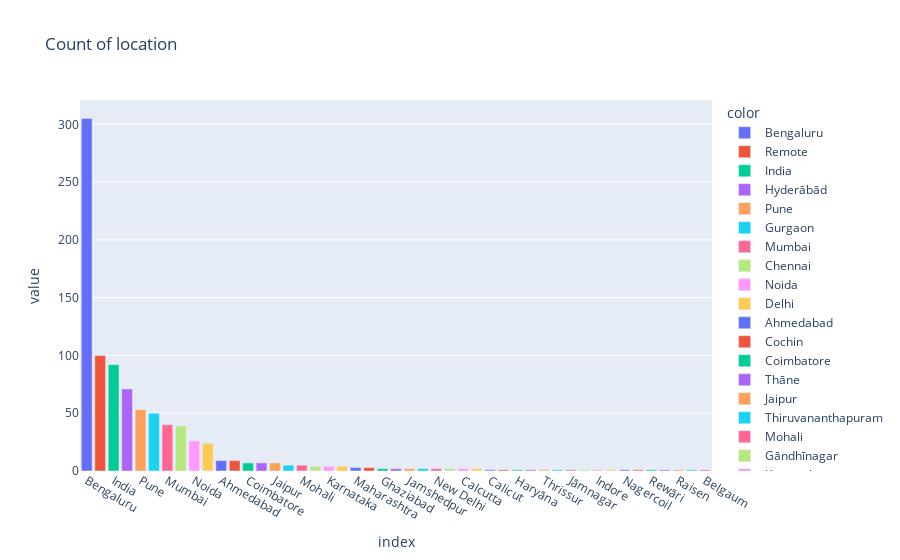

Notebook cell for this chart:
### Code cell
fig = px.bar(data["location"].value_counts(), title="Count of location", color=data["location"].value_counts().index)
fig.show()

### Figure 1 — Plotly figure (JSON) as saved in the notebook; plotly's stock layout.template omitted (floating-point values rounded to 4 significant figures)
{"data": [{"alignmentgroup": "True", "hovertemplate": "color=Bengaluru<br>index=%{x}<br>value=%{y}<extra></extra>", "legendgroup": "Bengaluru", "marker": {"color": "#636efa", "pattern": {"shape": ""}}, "name": "Bengaluru", "offsetgroup": "Bengaluru", "orientation": "v", "showlegend": true, "textposition": "auto", "type": "bar", "x": ["Bengaluru"], "xaxis": "x", "y": [305], "yaxis": "y"}, {"alignmentgroup": "True", "hovertemplate": "color=Remote<br>index=%{x}<br>value=%{y}<extra></extra>", "legendgroup": "Remote", "marker": {"color": "#EF553B", "pattern": {"shape": ""}}, "name": "Remote", "offsetgroup": "Remote", "orientation": "v", "showlegend": true, "textposition": "auto", "type": "bar", "x": ["Remote"], "xaxis": "x", "y": [100], "yaxis": "y"}, {"alignmentgroup": "True", "hovertemplate": "color=India<br>index=%{x}<br>value=%{y}<extra></extra>", "legendgroup": "India", "marker": {"color": "#00cc96", "pattern": {"shape": ""}}, "name": "India", "offsetgroup": "India", "orientation": "v", "showlegend": true, "textposition": "auto", "type": "bar", "x": ["India"], "xaxis": "x", "y": [92], "yaxis": "y"}, {"alignmentgroup": "True", "hovertemplate": "color=Hyderābād<br>index=%{x}<br>value=%{y}<extra></extra>", "legendgroup": "Hyderābād", "marker": {"color": "#ab63fa", "pattern": {"shape": ""}}, "name": "Hyderābād", "offsetgroup": "Hyderābād", "orientation": "v", "showlegend": true, "textposition": "auto", "type": "bar", "x": ["Hyderābād"], "xaxis": "x", "y": [71], "yaxis": "y"}, {"alignmentgroup": "True", "hovertemplate": "color=Pune<br>index=%{x}<br>value=%{y}<extra></extra>", "legendgroup": "Pune", "marker": {"color": "#FFA15A", "pattern": {"shape": ""}}, "name": "Pune", "offsetgroup": "Pune", "orientation": "v", "showlegend": true, "textposition": "auto", "type": "bar", "x": ["Pune"], "xaxis": "x", "y": [53], "yaxis": "y"}, {"alignmentgroup": "True", "hovertemplate": "color=Gurgaon<br>index=%{x}<br>value=%{y}<extra></extra>", "legendgroup": "Gurgaon", "marker": {"color": "#19d3f3", "pattern": {"shape": ""}}, "name": "Gurgaon", "offsetgroup": "Gurgaon", "orientation": "v", "showlegend": true, "textposition": "auto", "type": "bar", "x": ["Gurgaon"], "xaxis": "x", "y": [50], "yaxis": "y"}, {"alignmentgroup": "True", "hovertemplate": "color=Mumbai<br>index=%{x}<br>value=%{y}<extra></extra>", "legendgroup": "Mumbai", "marker": {"color": "#FF6692", "pattern": {"shape": ""}}, "name": "Mumbai", "offsetgroup": "Mumbai", "orientation": "v", "showlegend": true, "textposition": "auto", "type": "bar", "x": ["Mumbai"], "xaxis": "x", "y": [40], "yaxis": "y"}, {"alignmentgroup": "True", "hovertemplate": "color=Chennai<br>index=%{x}<br>value=%{y}<extra></extra>", "legendgroup": "Chennai", "marker": {"color": "#B6E880", "pattern": {"shape": ""}}, "name": "Chennai", "offsetgroup": "Chennai", "orientation": "v", "showlegend": true, "textposition": "auto", "type": "bar", "x": ["Chennai"], "xaxis": "x", "y": [39], "yaxis": "y"}, {"alignmentgroup": "True", "hovertemplate": "color=Noida<br>index=%{x}<br>value=%{y}<extra></extra>", "legendgroup": "Noida", "marker": {"color": "#FF97FF", "pattern": {"shape": ""}}, "name": "Noida", "offsetgroup": "Noida", "orientation": "v", "showlegend": true, "textposition": "auto", "type": "bar", "x": ["Noida"], "xaxis": "x", "y": [26], "yaxis": "y"}, {"alignmentgroup": "True", "hovertemplate": "color=Delhi<br>index=%{x}<br>value=%{y}<extra></extra>", "legendgroup": "Delhi", "marker": {"color": "#FECB52", "pattern": {"shape": ""}}, "name": "Delhi", "offsetgroup": "Delhi", "orientation": "v", "showlegend": true, "textposition": "auto", "type": "bar", "x": ["Delhi"], "xaxis": "x", "y": [24], "yaxis": "y"}, {"alignmentgroup": "True", "hovertemplate": "color=Ahmedabad<br>index=%{x}<br>value=%{y}<extra></extra>", "legendgroup": "Ahmedabad", "marker": {"color": "#636efa", "pattern": {"shape": ""}}, "name": "Ahmedabad", "offsetgroup": "Ahmedabad", "orientation": "v", "showlegend": true, "textposition": "auto", "type": "bar", "x": ["Ahmedabad"], "xaxis": "x", "y": [9], "yaxis": "y"}, {"alignmentgroup": "True", "hovertemplate": "color=Cochin<br>index=%{x}<br>value=%{y}<extra></extra>", "legendgroup": "Cochin", "marker": {"color": "#EF553B", "pattern": {"shape": ""}}, "name": "Cochin", "offsetgroup": "Cochin", "orientation": "v", "showlegend": true, "textposition": "auto", "type": "bar", "x": ["Cochin"], "xaxis": "x", "y": [9], "yaxis": "y"}, {"alignmentgroup": "True", "hovertemplate": "color=Coimbatore<br>index=%{x}<br>value=%{y}<extra></extra>", "legendgroup": "Coimbatore", "marker": {"color": "#00cc96", "pattern": {"shape": ""}}, "name": "Coimbatore", "offsetgroup": "Coimbatore", "orientation": "v", "showlegend": true, "textposition": "auto", "type": "bar", "x": ["Coimbatore"], "xaxis": "x", "y": [7], "yaxis": "y"}, {"alignmentgroup": "True", "hovertemplate": "color=Thāne<br>index=%{x}<br>value=%{y}<extra></extra>", "legendgroup": "Thāne", "marker": {"color": "#ab63fa", "pattern": {"shape": ""}}, "name": "Thāne", "offsetgroup": "Thāne", "orientation": "v", "showlegend": true, "textposition": "auto", "type": "bar", "x": ["Thāne"], "xaxis": "x", "y": [7], "yaxis": "y"}, {"alignmentgroup": "True", "hovertemplate": "color=Jaipur<br>index=%{x}<br>value=%{y}<extra></extra>", "legendgroup": "Jaipur", "marker": {"color": "#FFA15A", "pattern": {"shape": ""}}, "name": "Jaipur", "offsetgroup": "Jaipur", "orientation": "v", "showlegend": true, "textposition": "auto", "type": "bar", "x": ["Jaipur"], "xaxis": "x", "y": [7], "yaxis": "y"}, {"alignmentgroup": "True", "hovertemplate": "color=Thiruvananthapuram<br>index=%{x}<br>value=%{y}<extra></extra>", "legendgroup": "Thiruvananthapuram", "marker": {"color": "#19d3f3", "pattern": {"shape": ""}}, "name": "Thiruvananthapuram", "offsetgroup": "Thiruvananthapuram", "orientation": "v", "showlegend": true, "textposition": "auto", "type": "bar", "x": ["Thiruvananthapuram"], "xaxis": "x", "y": [5], "yaxis": "y"}, {"alignmentgroup": "True", "hovertemplate": "color=Mohali<br>index=%{x}<br>value=%{y}<extra></extra>", "legendgroup": "Mohali", "marker": {"color": "#FF6692", "pattern": {"shape": ""}}, "name": "Mohali", "offsetgroup": "Mohali", "orientation": "v", "showlegend": true, "textposition": "auto", "type": "bar", "x": ["Mohali"], "xaxis": "x", "y": [5], "yaxis": "y"}, {"alignmentgroup": "True", "hovertemplate": "color=Gāndhīnagar<br>index=%{x}<br>value=%{y}<extra></extra>", "legendgroup": "Gāndhīnagar", "marker": {"color": "#B6E880", "pattern": {"shape": ""}}, "name": "Gāndhīnagar", "offsetgroup": "Gāndhīnagar", "orientation": "v", "showlegend": true, "textposition": "auto", "type": "bar", "x": ["Gāndhīnagar"], "xaxis": "x", "y": [4], "yaxis": "y"}, {"alignmentgroup": "True", "hovertemplate": "color=Karnataka<br>index=%{x}<br>value=%{y}<extra></extra>", "legendgroup": "Karnataka", "marker": {"color": "#FF97FF", "pattern": {"shape": ""}}, "name": "Karnataka", "offsetgroup": "Karnataka", "orientation": "v", "showlegend": true, "textposition": "auto", "type": "bar", "x": ["Karnataka"], "xaxis": "x", "y": [4], "yaxis": "y"}, {"alignmentgroup": "True", "hovertemplate": "color=Chandigarh<br>index=%{x}<br>value=%{y}<extra></extra>", "legendgroup": "Chandigarh", "marker": {"color": "#FECB52", "pattern": {"shape": ""}}, "name": "Chandigarh", "offsetgroup": "Chandigarh", "orientation": "v", "showlegend": true, "textposition": "auto", "type": "bar", "x": ["Chandigarh"], "xaxis": "x", "y": [4], "yaxis": "y"}, {"alignmentgroup": "True", "hovertemplate": "color=Maharashtra<br>index=%{x}<br>value=%{y}<extra></extra>", "legendgroup": "Maharashtra", "marker": {"color": "#636efa", "pattern": {"shape": ""}}, "name": "Maharashtra", "offsetgroup": "Maharashtra", "orientation": "v", "showlegend": true, "textposition": "auto", "type": "bar", "x": ["Maharashtra"], "xaxis": "x", "y": [3], "yaxis": "y"}, {"alignmentgroup": "True", "hovertemplate": "color=Udaipur<br>index=%{x}<br>value=%{y}<extra></extra>", "legendgroup": "Udaipur", "marker": {"color": "#EF553B", "pattern": {"shape": ""}}, "name": "Udaipur", "offsetgroup": "Udaipur", "orientation": "v", "showlegend": true, "textposition": "auto", "type": "bar", "x": ["Udaipur"], "xaxis": "x", "y": [3], "yaxis": "y"}, {"alignmentgroup": "True", "hovertemplate": "color=Ghaziabad<br>index=%{x}<br>value=%{y}<extra></extra>", "legendgroup": "Ghaziabad", "marker": {"color": "#00cc96", "pattern": {"shape": ""}}, "name": "Ghaziabad", "offsetgroup": "Ghaziabad", "orientation": "v", "showlegend": true, "textposition": "auto", "type": "bar", "x": ["Ghaziabad"], "xaxis": "x", "y": [2], "yaxis": "y"}, {"alignmentgroup": "True", "hovertemplate": "color=Vadodara<br>index=%{x}<br>value=%{y}<extra></extra>", "legendgroup": "Vadodara", "marker": {"color": "#ab63fa", "pattern": {"shape": ""}}, "name": "Vadodara", "offsetgroup": "Vadodara", "orientation": "v", "showlegend": true, "textposition": "auto", "type": "bar", "x": ["Vadodara"], "xaxis": "x", "y": [2], "yaxis": "y"}, {"alignmentgroup": "True", "hovertemplate": "color=Jamshedpur<br>index=%{x}<br>value=%{y}<extra></extra>", "legendgroup": "Jamshedpur", "marker": {"color": "#FFA15A", "pattern": {"shape": ""}}, "name": "Jamshedpur", "offsetgroup": "Jamshedpur", "orientation": "v", "showlegend": true, "textposition": "auto", "type": "bar", "x": ["Jamshedpur"], "xaxis": "x", "y": [2], "yaxis": "y"}, {"alignmentgroup": "True", "hovertemplate": "color=Greater Noida<br>index=%{x}<br>value=%{y}<extra></extra>", "legendgroup": "Greater Noida", "marker": {"color": "#19d3f3", "pattern": {"shape": ""}}, "name": "Greater Noida", "offsetgroup": "Greater Noida", "orientation": "v", "showlegend": true, "textposition": "auto", "type": "bar", "x": ["Greater Noida"], "xaxis": "x", "y": [2], "yaxis": "y"}, {"alignmentgroup": "True", "hovertemplate": "color=New Delhi<br>index=%{x}<br>value=%{y}<extra></extra>", "legendgroup": "New Delhi", "marker": {"color": "#FF6692", "pattern": {"shape": ""}}, "name": "New Delhi", "offsetgroup": "New Delhi", "orientation": "v", "showlegend": true, "textposition": "auto", "type": "bar", "x": ["New Delhi"], "xaxis": "x", "y": [2], "yaxis": "y"}, {"alignmentgroup": "True", "hovertemplate": "color=Bhopal<br>index=%{x}<br>value=%{y}<extra></extra>", "legendgroup": "Bhopal", "marker": {"color": "#B6E880", "pattern": {"shape": ""}}, "name": "Bhopal", "offsetgroup": "Bhopal", "orientation": "v", "showlegend": true, "textposition": "auto", "type": "bar", "x": ["Bhopal"], "xaxis": "x", "y": [2], "yaxis": "y"}, {"alignmentgroup": "True", "hovertemplate": "color=Calcutta<br>index=%{x}<br>value=%{y}<extra></extra>", "legendgroup": "Calcutta", "marker": {"color": "#FF97FF", "pattern": {"shape": ""}}, "name": "Calcutta", "offsetgroup": "Calcutta", "orientation": "v", "showlegend": true, "textposition": "auto", "type": "bar", "x": ["Calcutta"], "xaxis": "x", "y": [2], "yaxis": "y"}, {"alignmentgroup": "True", "hovertemplate": "color=Panchkula<br>index=%{x}<br>value=%{y}<extra></extra>", "legendgroup": "Panchkula", "marker": {"color": "#FECB52", "pattern": {"shape": ""}}, "name": "Panchkula", "offsetgroup": "Panchkula", "orientation": "v", "showlegend": true, "textposition": "auto", "type": "bar", "x": ["Panchkula"], "xaxis": "x", "y": [2], "yaxis": "y"}, {"alignmentgroup": "True", "hovertemplate": "color=Calicut<br>index=%{x}<br>value=%{y}<extra></extra>", "legendgroup": "Calicut", "marker": {"color": "#636efa", "pattern": {"shape": ""}}, "name": "Calicut", "offsetgroup": "Calicut", "orientation": "v", "showlegend": true, "textposition": "auto", "type": "bar", "x": ["Calicut"], "xaxis": "x", "y": [1], "yaxis": "y"}, {"alignmentgroup": "True", "hovertemplate": "color=Tiruppūr<br>index=%{x}<br>value=%{y}<extra></extra>", "legendgroup": "Tiruppūr", "marker": {"color": "#EF553B", "pattern": {"shape": ""}}, "name": "Tiruppūr", "offsetgroup": "Tiruppūr", "orientation": "v", "showlegend": true, "textposition": "auto", "type": "bar", "x": ["Tiruppūr"], "xaxis": "x", "y": [1], "yaxis": "y"}, {"alignmentgroup": "True", "hovertemplate": "color=Haryāna<br>index=%{x}<br>value=%{y}<extra></extra>", "legendgroup": "Haryāna", "marker": {"color": "#00cc96", "pattern": {"shape": ""}}, "name": "Haryāna", "offsetgroup": "Haryāna", "orientation": "v", "showlegend": true, "textposition": "auto", "type": "bar", "x": ["Haryāna"], "xaxis": "x", "y": [1], "yaxis": "y"}, {"alignmentgroup": "True", "hovertemplate": "color=Navi Mumbai<br>index=%{x}<br>value=%{y}<extra></extra>", "legendgroup": "Navi Mumbai", "marker": {"color": "#ab63fa", "pattern": {"shape": ""}}, "name": "Navi Mumbai", "offsetgroup": "Navi Mumbai", "orientation": "v", "showlegend": true, "textposition": "auto", "type": "bar", "x": ["Navi Mumbai"], "xaxis": "x", "y": [1], "yaxis": "y"}, {"alignmentgroup": "True", "hovertemplate": "color=Thrissur<br>index=%{x}<br>value=%{y}<extra></extra>", "legendgroup": "Thrissur", "marker": {"color": "#FFA15A", "pattern": {"shape": ""}}, "name": "Thrissur", "offsetgroup": "Thrissur", "orientation": "v", "showlegend": true, "textposition": "auto", "type": "bar", "x": ["Thrissur"], "xaxis": "x", "y": [1], "yaxis": "y"}, {"alignmentgroup": "True", "hovertemplate": "color=Amritsar<br>index=%{x}<br>value=%{y}<extra></extra>", "legendgroup": "Amritsar", "marker": {"color": "#19d3f3", "pattern": {"shape": ""}}, "name": "Amritsar", "offsetgroup": "Amritsar", "orientation": "v", "showlegend": true, "textposition": "auto", "type": "bar", "x": ["Amritsar"], "xaxis": "x", "y": [1], "yaxis": "y"}, {"alignmentgroup": "True", "hovertemplate": "color=Jāmnagar<br>index=%{x}<br>value=%{y}<extra></extra>", "legendgroup": "Jāmnagar", "marker": {"color": "#FF6692", "pattern": {"shape": ""}}, "name": "Jāmnagar", "offsetgroup": "Jāmnagar", "orientation": "v", "showlegend": true, "textposition": "auto", "type": "bar", "x": ["Jāmnagar"], "xaxis": "x", "y": [1], "yaxis": "y"}, {"alignmentgroup": "True", "hovertemplate": "color=Tirupati<br>index=%{x}<br>value=%{y}<extra></extra>", "legendgroup": "Tirupati", "marker": {"color": "#B6E880", "pattern": {"shape": ""}}, "name": "Tirupati", "offsetgroup": "Tirupati", "orientation": "v", "showlegend": true, "textposition": "auto", "type": "bar", "x": ["Tirupati"], "xaxis": "x", "y": [1], "yaxis": "y"}, {"alignmentgroup": "True", "hovertemplate": "color=Indore<br>index=%{x}<br>value=%{y}<extra></extra>", "legendgroup": "Indore", "marker": {"color": "#FF97FF", "pattern": {"shape": ""}}, "name": "Indore", "offsetgroup": "Indore", "orientation": "v", "showlegend": true, "textposition": "auto", "type": "bar", "x": ["Indore"], "xaxis": "x", "y": [1], "yaxis": "y"}, {"alignmentgroup": "True", "hovertemplate": "color=Eranakulam<br>index=%{x}<br>value=%{y}<extra></extra>", "legendgroup": "Eranakulam", "marker": {"color": "#FECB52", "pattern": {"shape": ""}}, "name": "Eranakulam", "offsetgroup": "Eranakulam", "orientation": "v", "showlegend": true, "textposition": "auto", "type": "bar", "x": ["Eranakulam"], "xaxis": "x", "y": [1], "yaxis": "y"}, {"alignmentgroup": "True", "hovertemplate": "color=Nagercoil<br>index=%{x}<br>value=%{y}<extra></extra>", "legendgroup": "Nagercoil", "marker": {"color": "#636efa", "pattern": {"shape": ""}}, "name": "Nagercoil", "offsetgroup": "Nagercoil", "orientation": "v", "showlegend": true, "textposition": "auto", "type": "bar", "x": ["Nagercoil"], "xaxis": "x", "y": [1], "yaxis": "y"}, {"alignmentgroup": "True", "hovertemplate": "color=Farīdābād<br>index=%{x}<br>value=%{y}<extra></extra>", "legendgroup": "Farīdābād", "marker": {"color": "#EF553B", "pattern": {"shape": ""}}, "name": "Farīdābād", "offsetgroup": "Farīdābād", "orientation": "v", "showlegend": true, "textposition": "auto", "type": "bar", "x": ["Farīdābād"], "xaxis": "x", "y": [1], "yaxis": "y"}, {"alignmentgroup": "True", "hovertemplate": "color=Rewāri<br>index=%{x}<br>value=%{y}<extra></extra>", "legendgroup": "Rewāri", "marker": {"color": "#00cc96", "pattern": {"shape": ""}}, "name": "Rewāri", "offsetgroup": "Rewāri", "orientation": "v", "showlegend": true, "textposition": "auto", "type": "bar", "x": ["Rewāri"], "xaxis": "x", "y": [1], "yaxis": "y"}, {"alignmentgroup": "True", "hovertemplate": "color=Kormangala<br>index=%{x}<br>value=%{y}<extra></extra>", "legendgroup": "Kormangala", "marker": {"color": "#ab63fa", "pattern": {"shape": ""}}, "name": "Kormangala", "offsetgroup": "Kormangala", "orientation": "v", "showlegend": true, "textposition": "auto", "type": "bar", "x": ["Kormangala"], "xaxis": "x", "y": [1], "yaxis": "y"}, {"alignmentgroup": "True", "hovertemplate": "color=Raisen<br>index=%{x}<br>value=%{y}<extra></extra>", "legendgroup": "Raisen", "marker": {"color": "#FFA15A", "pattern": {"shape": ""}}, "name": "Raisen", "offsetgroup": "Raisen", "orientation": "v", "showlegend": true, "textposition": "auto", "type": "bar", "x": ["Raisen"], "xaxis": "x", "y": [1], "yaxis": "y"}, {"alignmentgroup": "True", "hovertemplate": "color=Bhubaneshwar<br>index=%{x}<br>value=%{y}<extra></extra>", "legendgroup": "Bhubaneshwar", "marker": {"color": "#19d3f3", "pattern": {"shape": ""}}, "name": "Bhubaneshwar", "offsetgroup": "Bhubaneshwar", "orientation": "v", "showlegend": true, "textposition": "auto", "type": "bar", "x": ["Bhubaneshwar"], "xaxis": "x", "y": [1], "yaxis": "y"}, {"alignmentgroup": "True", "hovertemplate": "color=Belgaum<br>index=%{x}<br>value=%{y}<extra></extra>", "legendgroup": "Belgaum", "marker": {"color": "#FF6692", "pattern": {"shape": ""}}, "name": "Belgaum", "offsetgroup": "Belgaum", "orientation": "v", "showlegend": true, "textposition": "auto", "type": "bar", "x": ["Belgaum"], "xaxis": "x", "y": [1], "yaxis": "y"}], "layout": {"barmode": "relative", "legend": {"title": {"text": "color"}, "tracegroupgap": 0}, "title": {"text": "Count of location"}, "xaxis": {"anchor": "y", "domain": [0, 1], "title": {"text": "index"}}, "yaxis": {"anchor": "x", "domain": [0, 1], "title": {"text": "value"}}}}
